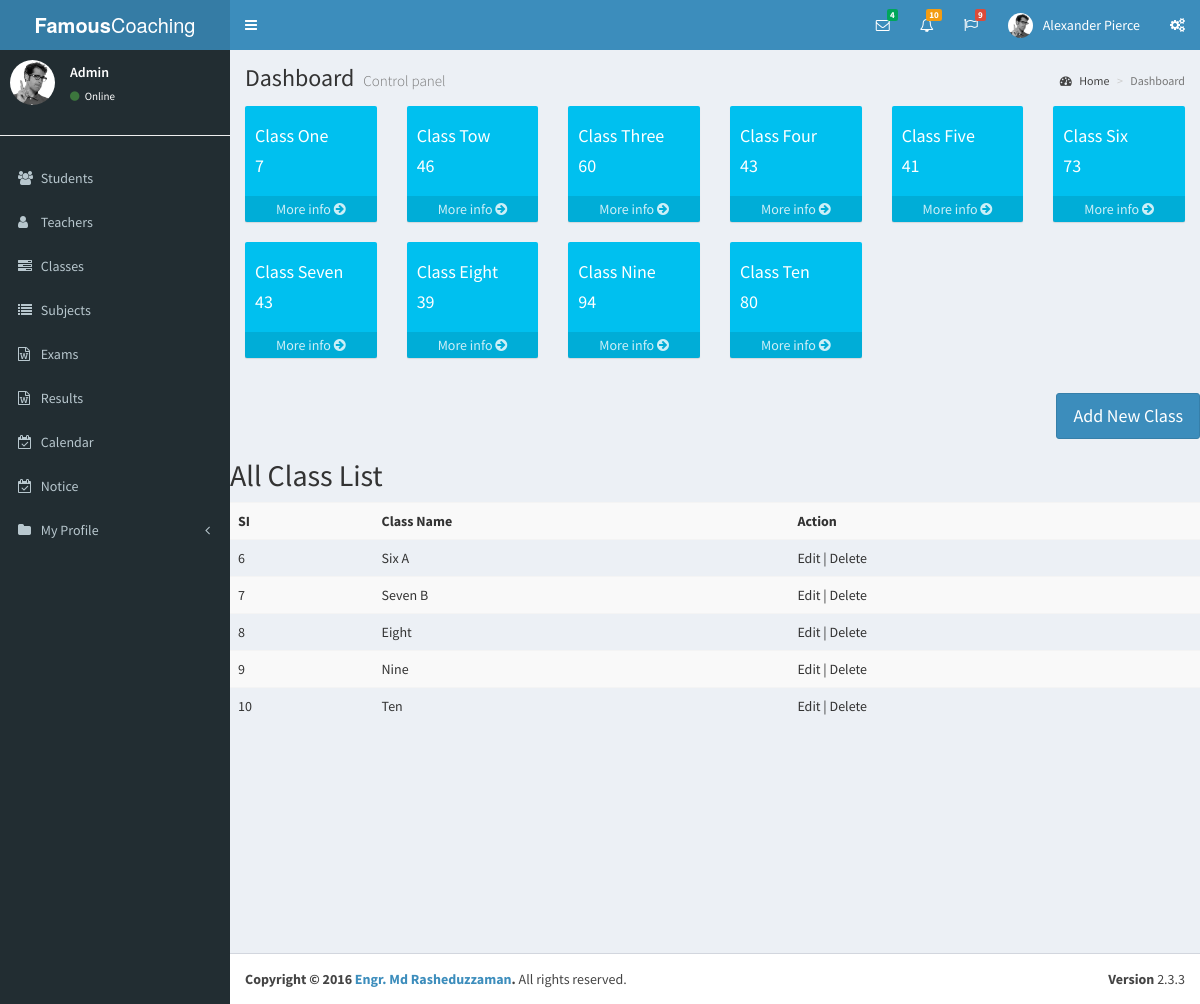
/studentlist.php, run on the app's committed database.
### tables this page shows
CREATE TABLE `class` (
  `id` int(11) NOT NULL,
  `classname` varchar(50) NOT NULL
);

### studentlist.php (the view, shortened to what this page needs)
<?php
include("header.php");
include("leftsidebar.php");
?>
<div class="content-wrapper">
    <section class="content-header">
        <h1>
            Dashboard
            <small>Control panel</small>
        </h1>
        <ol class="breadcrumb">
            <li><a href="#"><i class="fa fa-dashboard"></i> Home</a></li>
            <li class="active">Dashboard</li>
        </ol>
    </section>
    <section class="content">
        <div class="row">
            <?php
            $class = array("One", "Tow", "Three", "Four", "Five", "Six", "Seven", "Eight", "Nine", "Ten");
            for ($i = 1; $i <= 10; $i++) {
                ?>
                <div class="col-md-2">
                    <div class="small-box bg-aqua">
                        <div class="inner">
                            <h4>
                                Class <?php echo $class[$i - 1]; ?>
                            </h4>
                            <h4><?php echo rand() % 100; ?> </h4>
                        </div>
                        <a href="#" class="small-box-footer">More info <i class="fa fa-arrow-circle-right"></i></a>
                    </div>
                </div>
            <?php } ?>
        </div>
    </section>
    <section>
        <div class="row">
            <div class="col-md-12">
                <div class="pull-right">
                    <button type="button" class="btn btn-primary btn-lg" data-toggle="modal" data-target="#myModal">
                        Add New Class
                    </button>
                </div>
                <div class="row">
                    <div class="col-md-12">
                        <h2>All Class List</h2>
                        <table class="table table-striped table-responsive">
                            <tr><th>SI</th><th>Class Name</th><th>Action</th></tr>
                            <?php
                            $sql = "SELECT * FROM class";
                            $result = $conn->query($sql);
                            if ($result->num_rows > 0) {
                                while ($row = $result->fetch_assoc()) {
                                    ?>
                                    <tr><td><?= $row["id"]; ?></td>   <td><?= $row["classname"]; ?></td>   <td>Edit | Delete</td>     </tr>
                                    <?php
                                }
                            }
                            ?>
                        </table>
                    </div>
                </div>
            </div>
        </div>
    </section>
</div>
<?php
include("footer.php");
?>

### data on the page
class: id "6", classname "Six A"
class: id "7", classname "Seven B"
class: id "8", classname "Eight"
class: id "9", classname "Nine"
class: id "10", classname "Ten"

### other printed values
$loginID "Admin"
$class[$i - 1] "One"
$class[$i - 1] "Tow"
$class[$i - 1] "Three"
$class[$i - 1] "Four"
$class[$i - 1] "Five"
$class[$i - 1] "Six"
$class[$i - 1] "Seven"
$class[$i - 1] "Eight"
$class[$i - 1] "Nine"
$class[$i - 1] "Ten"
